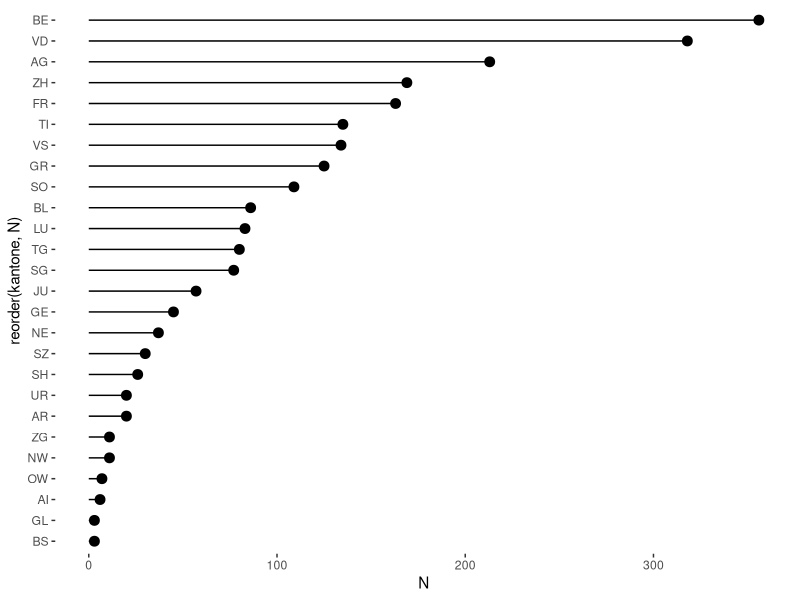
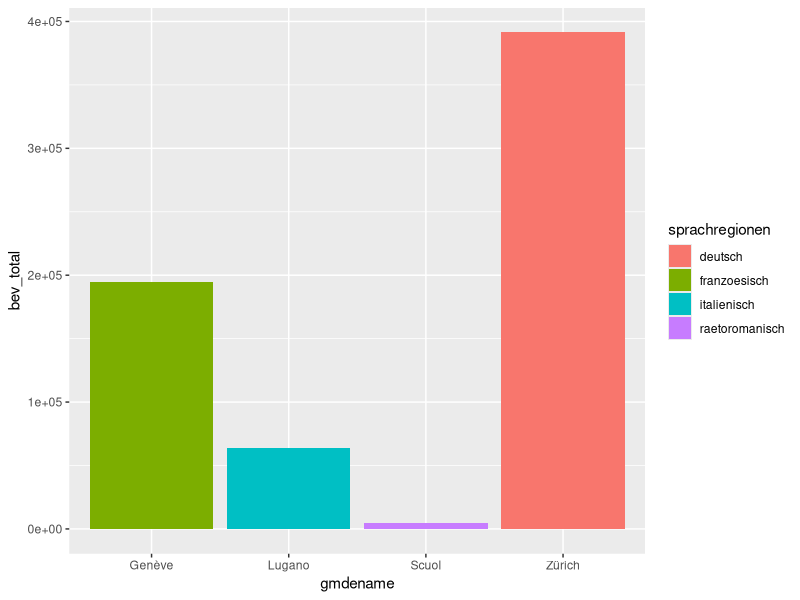
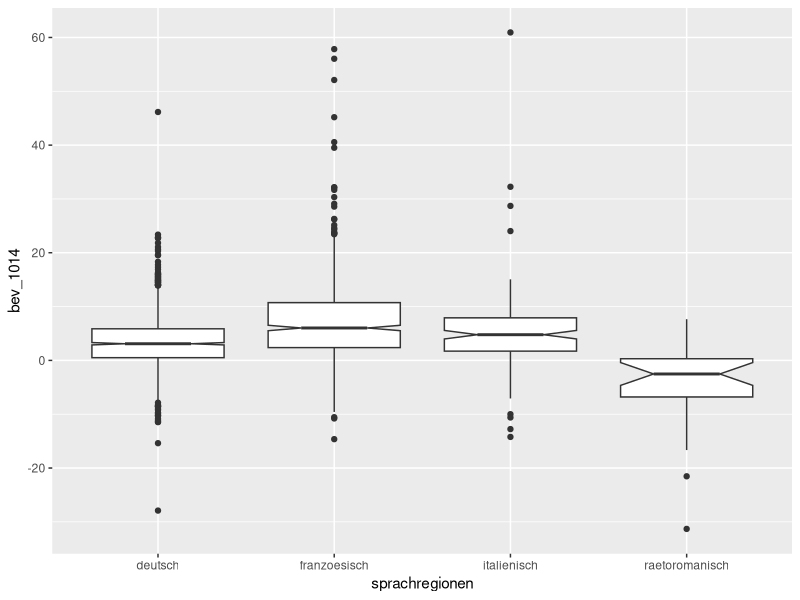
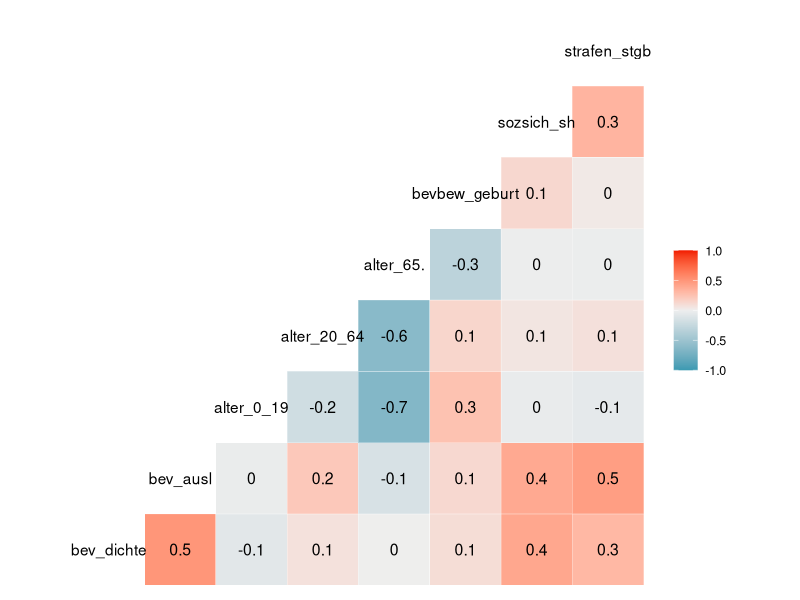
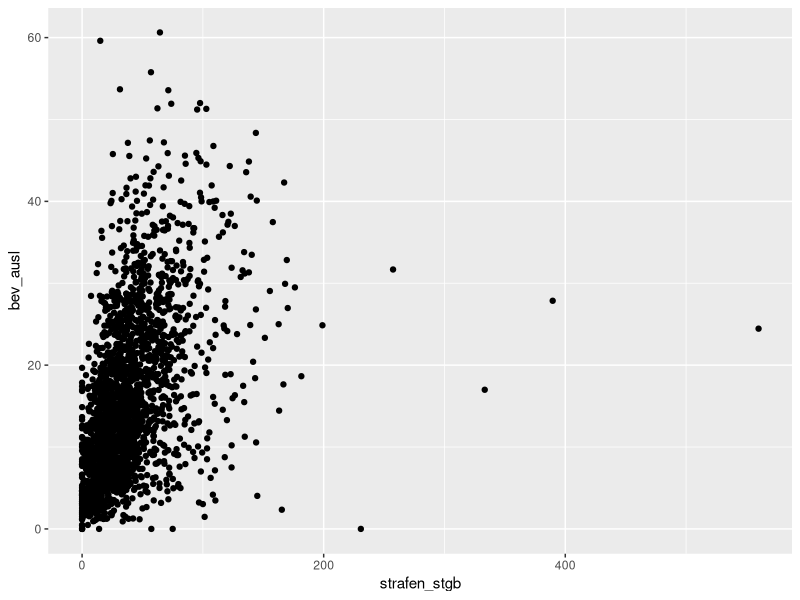
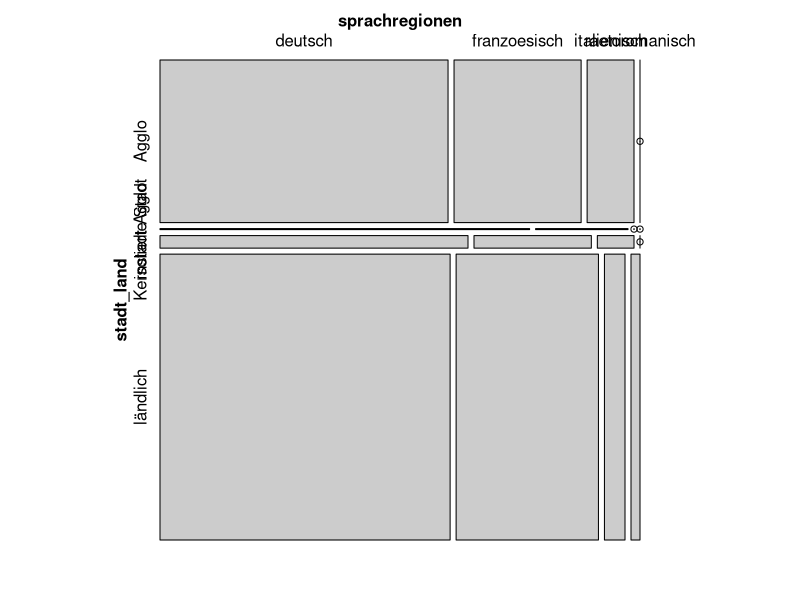
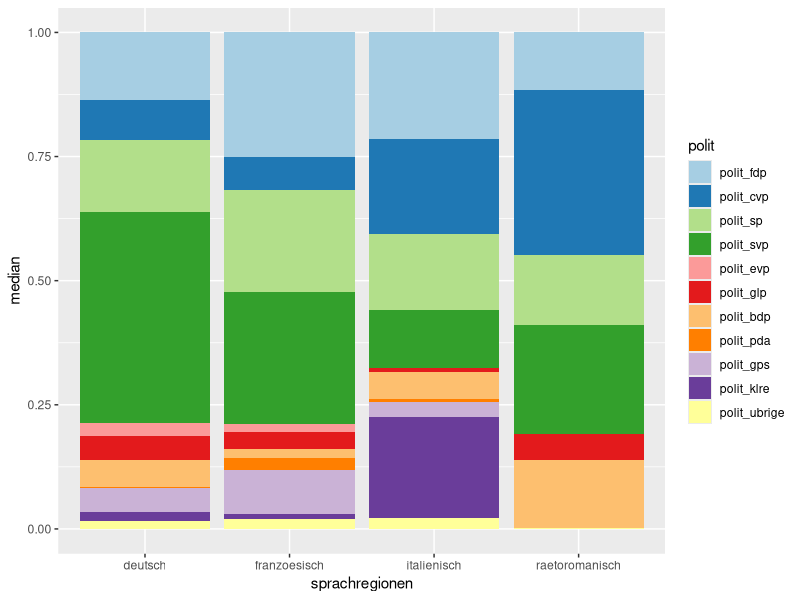

Write R code to recreate these figures, in order.

rm(list=ls())


library(dplyr)
library(readr)

df <- read_csv("dataviz/GemeindeDaten/gemeindedaten.csv")


# Beantworten Sie folgende Fragen:
# Wie viele Gemeinden gab es in der Schweiz im Jahr 2014?
nrow(df)
# Was ist die mittlere Einwohnerzahl einer Schweizer Gemeinde?
mean(df$bev_total)
# Wie viele Einwohner leben in der grössten Gemeinde?
df %>%
  arrange(desc(bev_total)) %>%
  head(1) %>%
  select(gmdename, kantone, grossregionen, bev_total)
# Wie viele in der kleinsten?
df %>%
  arrange(bev_total) %>%
  head(1) %>%
  select(gmdename, kantone, grossregionen, bev_total)

library(ggplot2)
# 5. In welchem Kanton gibt es am meisten Gemeinden? In welchem am wenigsten?

df %>% 
  group_by(kantone) %>% 
  summarise(N = n()) %>% 
  ggplot(aes(x = reorder(kantone, N), y = N)) +
  geom_point(size = 3) +
  geom_segment(aes(xend = kantone, yend = 0), lineend = 1) +
  coord_flip() +
  theme(panel.background = element_blank())


# 6. Betrachten Sie die Einwohnerzahlen der Gemeinden gruppiert nach Sprachregionen. Wie
# heissen die jeweils grössten Gemeinden?

df %>%
  group_by(sprachregionen) %>% 
  mutate(rank = dense_rank(-bev_total)) %>% 
  filter(rank == 1) %>% 
  ggplot(aes(x = gmdename, y = bev_total, fill = sprachregionen)) +
  geom_bar(stat = "identity", position = "dodge")


# 7. Betrachten Sie die Veränderung der Einwohnerzahl von 2010 bis 2014 nach Sprachregionen. In
# welcher Sprachregionen sind die Gemeinden am stärksten gewachsen? In welcher am wenigsten oder gibt es Sprachregionen, in welcher die Einwohnerentwicklung in der Tendenz sogar eher rückläufig ist? Analysieren sie zusätzlich graphisch, ob die Unterscheidung von städtischen und ländlichen Gemeinden dabei eine Rolle spielt?

df %>% 
  ggplot(aes(x = sprachregionen, y = bev_1014)) +
  geom_boxplot(notch = TRUE)

# 8. Untersuchen Sie die Zusammenhangsstruktur folgender Variablen:
#   bev_dichte, bev_ausl, alter_0_19, alter_20_64, alter_65.,bevbew_geburt, sozsich_sh, strafen_stgb
# Gibt es Korrelationen?
# Falls ja, lassen Sie sich erklären oder sind sie eher unerwartet?
# Suchen Sie sich einen Ihnen interessant erscheinenden Zusammenhang und schauen Sie sich diesen in einem eigenen Scatterplot an

df_cor <- df %>%
  select(bev_dichte, bev_ausl,
         alter_0_19, alter_20_64,
         `alter_65+`, bevbew_geburt,
         sozsich_sh, strafen_stgb)

library(GGally)

ggcorr(df_cor, label = TRUE)

df_cor %>%
  ggplot(aes(x = strafen_stgb, y = bev_ausl)) + 
  geom_point()

# 9. Visualisieren Sie eine Kontingenztabelle mit den Variablen Stadt_Land und Sprachregionen.
# Welcher Gemeindetyp überwiegt bei deutschsprachigen Gemeinden, welcher bei italienischsprachigen Gemeinden.
# Gibt es in jeder Sprachregion isolierte Städte?

library(vcd)

df %>%
  select(stadt_land, sprachregionen) %>% 
  table() %>% 
  mosaic()


# 10. Erstellen Sie ein politisches Profil nach Sprachregionen mit der Hilfe
# der Variablen zu den Wähleranteilen.

library(reshape2)

col <- grep("polit", colnames(df))
df_pol <- df %>% select(sprachregionen, col) %>% 
  melt(id.vars = "sprachregionen") %>% 
  transmute(sprachregionen = sprachregionen,
            polit = variable,
            value = value %>% as.numeric) %>% 
  na.omit()


df_pol %>% 
  group_by(sprachregionen, polit) %>% 
  summarise(median = median(value)) %>% 
  ggplot(aes(x = sprachregionen, y = median, fill = polit)) +
  geom_bar(position = "fill", stat = "identity") +
  scale_fill_brewer(palette = "Paired")



